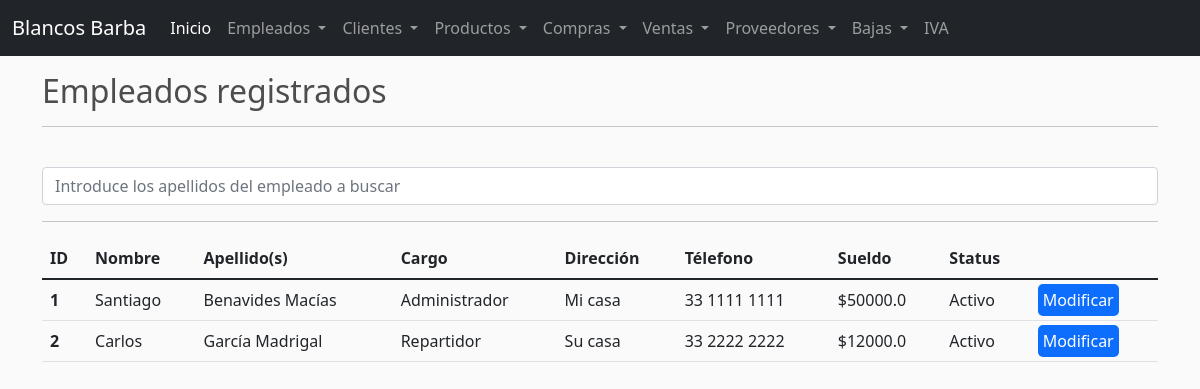
/emps/, run on an earlier commit of the app's database.
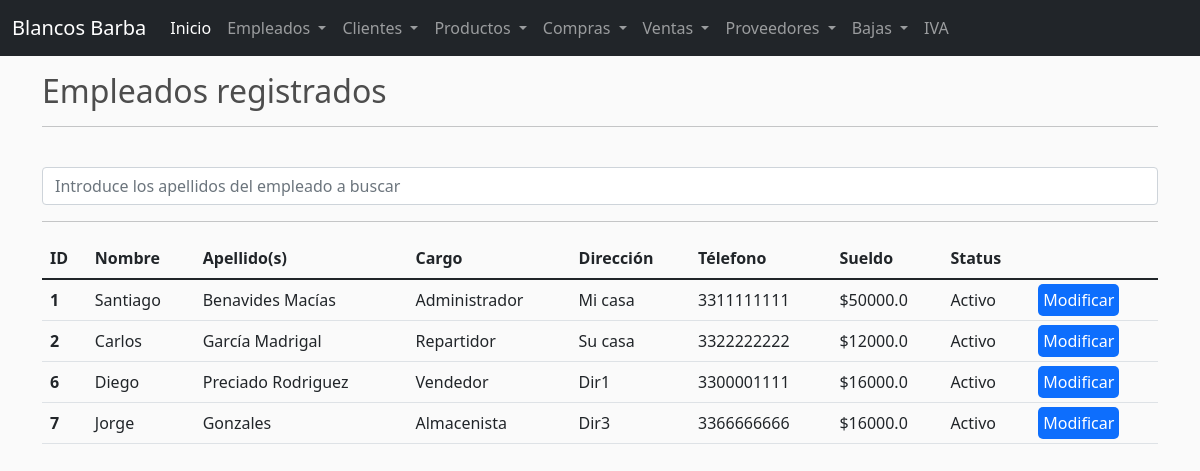
And on a later commit of the database.
### barba/models.py (models this page shows, shortened)
class Empleado(models.Model):
    nombre = models.CharField(max_length=50,null=True)
    apellidos = models.CharField(max_length=50,null=True)
    sueldo = models.FloatField(null=True)
    cargo = models.CharField(max_length=50,null=True)
    direccion = models.CharField(max_length=50,null=True)
    status = models.CharField(max_length=50,null=True,blank=True)
    password = models.CharField(max_length=50,null=True)
    telefono = models.CharField(max_length=50,null=True)

### barba/views.py (the view)
# urls.py: path('emps/',views.emps, name='emps'),
def emps(request):
    if request.method == 'POST':
        empleados = Empleado.objects.filter(apellidos__contains=request.POST['searched'])
        flag = 1 if len(empleados) > 0 else 2
    else:
        empleados = Empleado.objects.all()
        flag = 0
    context = {
        'empleados': empleados,
        'flag': flag,
    }
    return render(request, 'emps.html', context)

### barba/templates/emps.html (shortened to what this page needs)
{% extends 'base.html' %}
{% block content %}
<div class="container">
    <h2>Empleados registrados</h2>
    <hr>
    <form class="form-inline" method="POST" action="{% url 'emps' %}">
        <br>
        <input class="form-control mr-sm-2" type="search" placeholder="Introduce los apellidos del empleado a buscar" aria-label="Search" name="searched" value="{{ searched }}">
    </form>
    <hr>
    <table class="table">
        <thead>
            <tr>
                <th scope="col">ID</th>
                <th scope="col">Nombre</th>
                <th scope="col">Apellido(s)</th>
                <th scope="col">Cargo</th>
                <th scope="col">Dirección</th>
                <th scope="col">Télefono</th>
                <th scope="col">Sueldo</th>
                <th scope="col">Status</th>
            </tr>
        </thead>
        <tbody>
            {% for emp in empleados %}
                <tr>
                    <th scope="col">{{emp.id}}</th>
                    <td>{{emp.nombre}}</td>
                    <td>{{emp.apellidos}}</td>
                    <td>{{emp.cargo}}</td>
                    <td>{{emp.direccion}}</td>
                    <td>{{emp.telefono}}</td>
                    <td>${{emp.sueldo}}</td>
                    <td>{{emp.status}}</td>
                    <td><a style="padding: 5px; background-color: #0d6efd; border-radius: 5px; color: white; text-decoration: none;" href="/memp/{{emp.id}}">Modificar</a></td>
                </tr>
            {% endfor %}
        </tbody>
    </table>
</div>
{% endblock %}

### barba/templates/base.html (shortened to what this page needs)
{% load static %}
<!doctype html>
<html lang="es">
<head>
    <link href="https://cdn.jsdelivr.net/npm/bootstrap@5.1.3/dist/css/bootstrap.min.css" rel="stylesheet">
    <link rel="stylesheet" type="text/css" href="{% static '/main.css' %}">
</head>
<body>
    <nav class="navbar navbar-expand-lg navbar-dark bg-dark fixed-top">
        <div class="container-fluid">
            <a class="navbar-brand" href="#">Blancos Barba</a>
            <div class="collapse navbar-collapse" id="navbarSupportedContent">
            <ul class="navbar-nav me-auto mb-2 mb-lg-0">
                <li class="nav-item">
                <a class="nav-link active" aria-current="page" href="/">Inicio</a>
                </li>
                <li class="nav-item dropdown">
                <a class="nav-link dropdown-toggle" href="#" id="navbarDropdown" role="button" data-bs-toggle="dropdown" aria-expanded="false">
                    Empleados
                </a>
                </li>
                <li class="nav-item dropdown">
                <a class="nav-link dropdown-toggle" href="#" id="navbarDropdown" role="button" data-bs-toggle="dropdown" aria-expanded="false">
                    Clientes
                </a>
                </li>
                <li class="nav-item dropdown">
                <a class="nav-link dropdown-toggle" href="#" id="navbarDropdown" role="button" data-bs-toggle="dropdown" aria-expanded="false">
                    Productos
                </a>
                </li>
                <li class="nav-item dropdown">
                <a class="nav-link dropdown-toggle" href="#" id="navbarDropdown" role="button" data-bs-toggle="dropdown" aria-expanded="false">
                    Compras
                </a>
                </li>
                <li class="nav-item dropdown">
                <a class="nav-link dropdown-toggle" href="#" id="navbarDropdown" role="button" data-bs-toggle="dropdown" aria-expanded="false">
                    Ventas
                </a>
                </li>
                <li class="nav-item dropdown">
                <a class="nav-link dropdown-toggle" href="#" id="navbarDropdown" role="button" data-bs-toggle="dropdown" aria-expanded="false">
                    Proveedores
                </a>
                </li>
                <li class="nav-item dropdown">
                <a class="nav-link dropdown-toggle" href="#" id="navbarDropdown" role="button" data-bs-toggle="dropdown" aria-expanded="false">
                    Bajas
                </a>
                </li>
                <li class="nav-item">
                    <a class="nav-link" href="/iva">IVA</a>
                </li>
            </ul>
            </div>
        </div>
    </nav>
    <br>
    <br>
    <br>
    {% block content %}
    {% endblock %}
</body>
</html>

### static/main.css (style rules this page uses)
body { background-color: hsl(0, 0%, 98%); }
h1,h2,h3,h4,h5,h6 { color:hsl(0, 0%, 30%); }

What changed in the data, as far as the page shows it:
changed Empleado "Santiago": telefono "33 1111 1111" → "3311111111"
changed Empleado "Carlos": telefono "33 2222 2222" → "3322222222"
added Empleado: id "6", nombre "Diego", apellidos "Preciado Rodriguez", cargo "Vendedor", direccion "Dir1", telefono "3300001111", sueldo "16000.0", status "Activo"
added Empleado: id "7", nombre "Jorge", apellidos "Gonzales", cargo "Almacenista", direccion "Dir3", telefono "3366666666", sueldo "16000.0", status "Activo"
